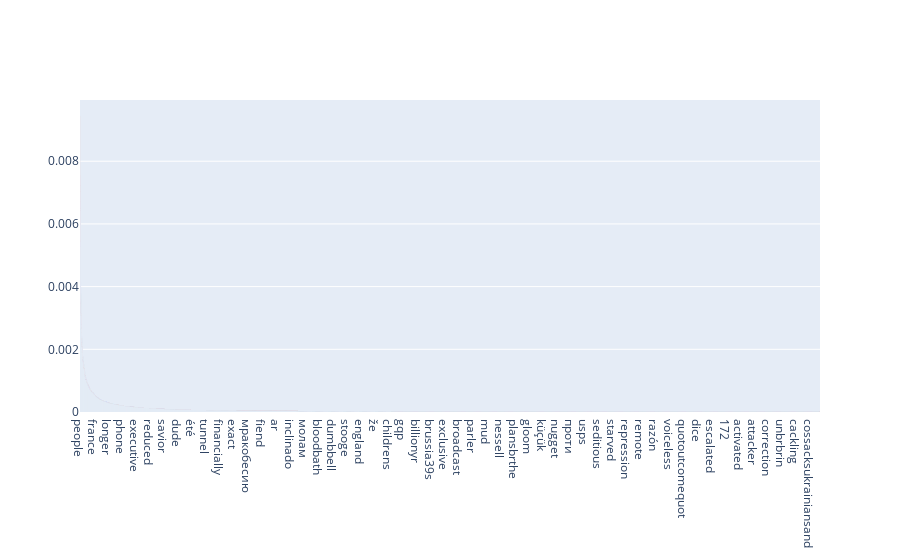

Notebook cell for this chart:
### Code cell
import plotly.graph_objects as go
from plotly.subplots import make_subplots

aux_word_analysis = word_analysis[word_analysis["categorie"]=="politics"]
aux_word_analysis_ll = aux_word_analysis[aux_word_analysis["categoryComment"]=="LowLikes"]
aux_word_analysis_ml = aux_word_analysis[aux_word_analysis["categoryComment"]=="MediumLikes"]
aux_word_analysis_hl = aux_word_analysis[aux_word_analysis["categoryComment"]=="HighLiks"]

fig = go.Figure()
fig.add_trace(
    go.Bar(
        x=aux_word_analysis_ll["word"], 
        y=aux_word_analysis_ll["metric"], 
        name='LowLikes',
        marker_color='red'))

"""fig.add_trace(
    go.Bar(
        x=aux_word_analysis_ml["word"], 
        y=aux_word_analysis_ml["metric"], 
        name='MediumLikes',
        marker_color='yellow'))"""

fig.add_trace(
    go.Bar(
        x=aux_word_analysis_hl["word"], 
        y=aux_word_analysis_hl["metric"], 
        name='HighLikes',
        marker_color='blue'))

fig.show()

### Figure 1 — Plotly figure (JSON) as saved in the notebook; plotly's stock layout.template omitted (floating-point values rounded to 4 significant figures; data arrays with more than 128 entries replaced by an {"elided": "..."} marker saying what was removed)
{"data": [{"marker": {"color": "red"}, "name": "LowLikes", "type": "bar", "x": {"elided": "18453 str values"}, "y": {"elided": "18453 float values"}}, {"marker": {"color": "blue"}, "name": "HighLikes", "type": "bar", "x": [], "y": []}], "layout": {}}
